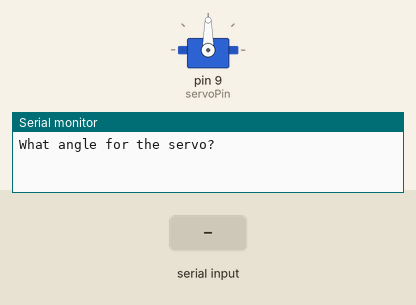
A sketch run on a simulated Arduino Uno, built with avr-gcc and run on an emulated ATmega328P. Parts: servo, the last lines printed to the serial monitor. Inputs (shaded band) come from the test bench.

Above: at 1.2 s.
1.3 s: "30,150\n" received over Serial
At 3.5 s:
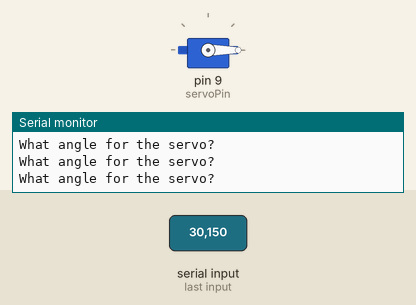
3.8 s: "90,45\n" received over Serial
At 4.6 s:
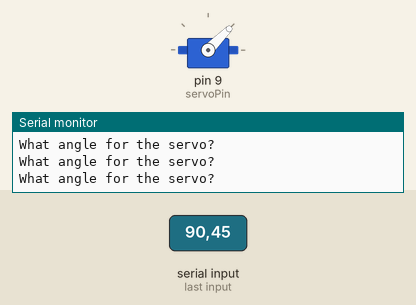
6.3 s: "200\n" received over Serial
At 6.6 s:
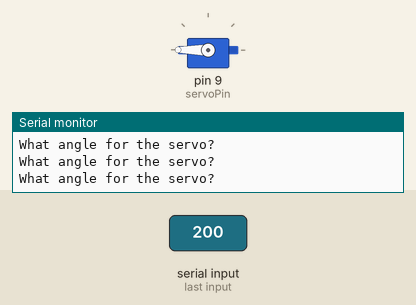
Timing chart, 0 to 9.3 s (numbered marks = the images above; inputs shaded):
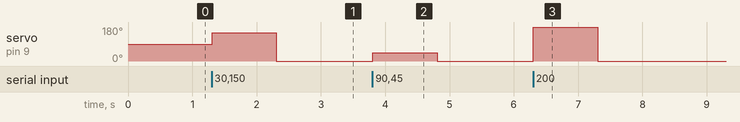

Measured:
- after the input at 1.3 s, servo on pin 9 (servoPin): 90° → 150° at once, → 0° 1.0 s later
- after the input at 3.8 s, servo on pin 9 (servoPin): 0° → 45° at once, → 0° 1.0 s later
- after the input at 6.3 s, servo on pin 9 (servoPin): 0° → 180° at once, → 0° 1.0 s later

The sketch:

servos_basics_01.ino
```cpp
#include<Servo.h>
int servoPin = 9;
int servoPos=0;

// Servo object
Servo myServo;

void setup() {
  Serial.begin(9600);
  myServo.attach(servoPin);
}

void loop() {
  Serial.println("What angle for the servo? ");
  while(Serial.available() == 0) {
  }
  servoPos = Serial.parseInt();
  myServo.write(servoPos);
}
```
